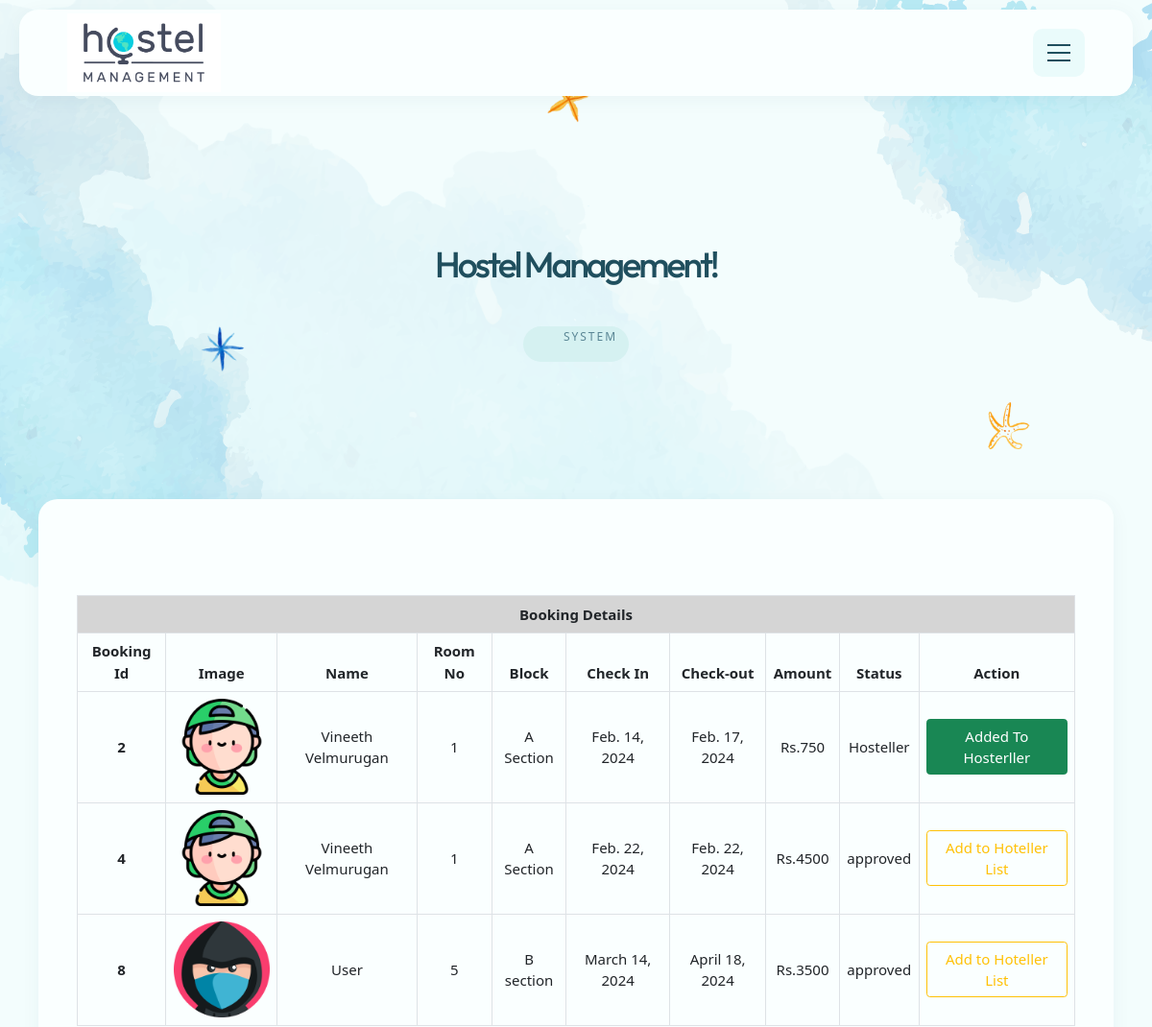
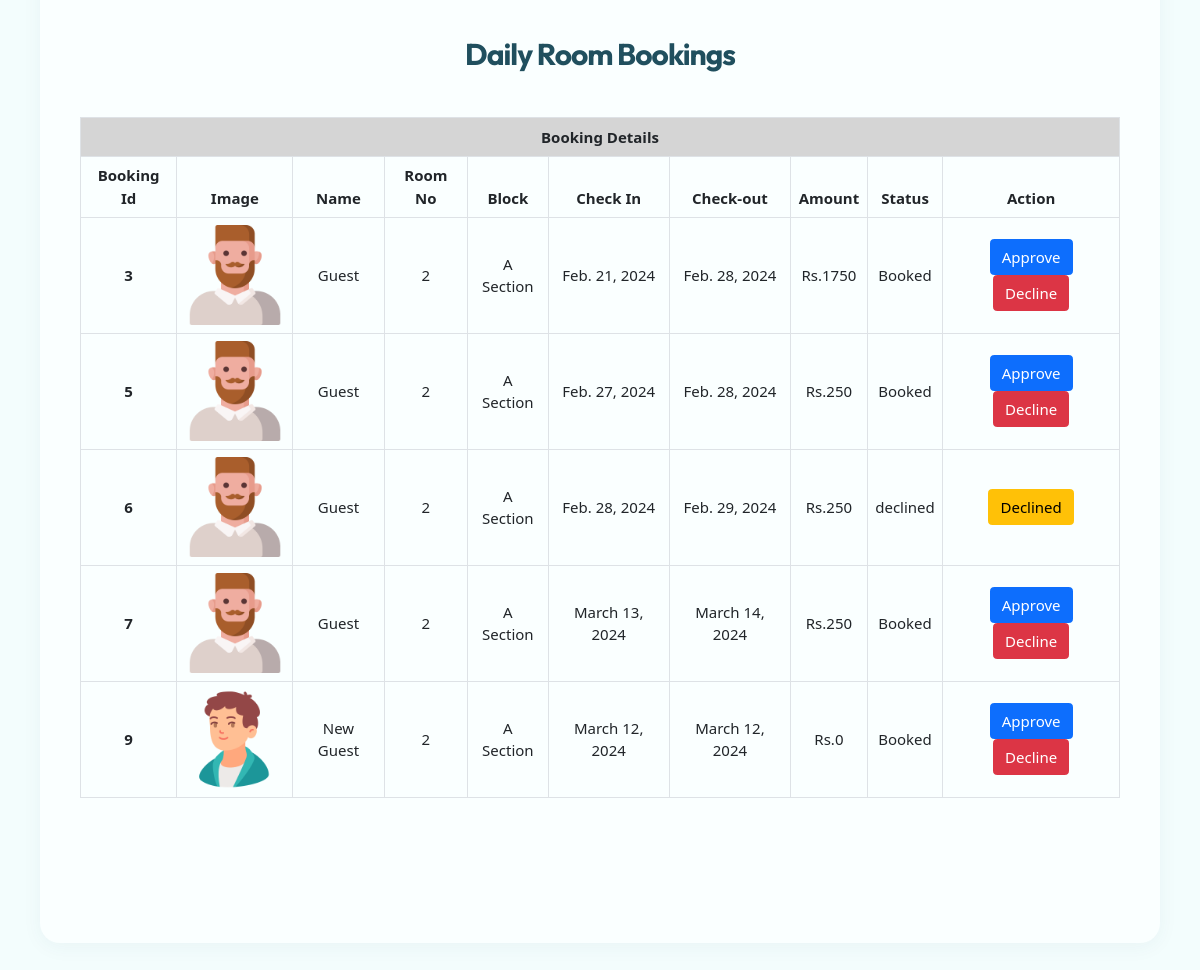
/view_booking/, run on the app's committed database (2 pictures, top to bottom).
### myapp/models.py (models this page shows)
class Room_booking(models.Model):
    check_in=models.DateField(null=True)
    check_out=models.DateField(null=True)
    adults=models.IntegerField(null=True, blank=True)
    amount=models.IntegerField(null=True, blank=True)
    date=models.DateField(auto_now_add=True, null=True, blank=True)
    status=models.CharField(max_length=100,null=True,default="Booked")
    pay_status=models.CharField(max_length=100,null=True,default="null")
    uid=models.ForeignKey(UserReg, on_delete=models.CASCADE, null=True, blank=True)
    gid=models.ForeignKey(Hosteller_reg, on_delete=models.CASCADE, null=True, blank=True)
    rid=models.ForeignKey(Rooms,on_delete=models.CASCADE, null=True, blank=True)
    type=models.CharField(max_length=100,null=True)

class UserReg(models.Model):
    name = models.CharField(max_length=100, null=True)
    email = models.EmailField(max_length=100, null=True)
    phone = models.IntegerField(null=True, blank=True)
    address = models.CharField(max_length=300, null=True)
    image = models.ImageField(null=True, upload_to="profile")
    loginid = models.ForeignKey(Login, on_delete=models.CASCADE, null=True)

class Rooms(models.Model):
    name = models.CharField(max_length=100, null=True)
    block=models.ForeignKey(Blocks, blank=True,on_delete=models.CASCADE,default=0)
    price = models.IntegerField(null=True, blank=True)
    room_no = models.CharField(max_length=300, blank=True)
    no_of_adults = models.CharField(max_length=300, blank=True)
    size = models.CharField(max_length=300, blank=True)
    image = models.FileField(upload_to='room_images/',default="image")
    image2 = models.FileField(upload_to='room_images/',default="image1")
    image3 = models.FileField(upload_to='room_images/',default="image2")
    description = models.CharField(max_length=300, null=True)
    type = models.CharField(max_length=300, null=True)

class Blocks(models.Model):
    name = models.CharField(max_length=100, null=True)
    image = models.ImageField(upload_to='block_images/')
    block_no = models.CharField(max_length=300, blank=True)
    no_of_rooms = models.IntegerField(default=0)
    description = models.CharField(max_length=300, null=True)

class Hosteller_reg(models.Model):
    name = models.CharField(max_length=100, null=True)
    email = models.EmailField(max_length=100, null=True)
    phone = models.IntegerField(null=True, blank=True)
    address = models.CharField(max_length=300, null=True)
    image = models.ImageField(null=True, upload_to="profile")
    loginid = models.ForeignKey(Login, on_delete=models.CASCADE, null=True)

### myapp/views.py (the view)
# urls.py: path('view_booking/',views.view_booking),
def view_booking(request):
    bookings = Room_booking.objects.filter(type="Daily")
    bookings2 = Room_booking.objects.filter(type="Monthly")
    return render(
        request, "Admin/view_bookings.html", {"Daily": bookings, "Monthly": bookings2}
    )

### template/Admin/view_bookings.html (shortened to what this page needs)
{% extends 'Admin/common.html' %}
{% load static %}
{% block header %}
<link href="https://cdn.jsdelivr.net/npm/bootstrap@5.0.2/dist/css/bootstrap.min.css" rel="stylesheet"
>
<div class="mil-content-pad mil-p-100-100">
    <div class="container">
        <table class="table table-bordered" id="table">
            <thead>
                <tr>
                    <th colspan="11" style="background-color: rgb(213, 213, 213);">Booking Details</th>
                </tr>
                <tr>
                    <th scope="col">Booking Id</th>
                    <th scope="col">Image</th>
                    <th scope="col">Name</th>
                    <th scope="col">Room No</th>
                    <th scope="col">Block</th>
                    <th scope="col">Check In</th>
                    <th scope="col">Check-out</th>
                    <th scope="col">Amount</th>
                    <th scope="col">Status</th>
                    <th scope="col" colspan="2">Action</th>
                </tr>
            </thead>
            <tbody>
                {% for i in Monthly %}
                <tr>
                    <th scope="row">{{i.id}}</th>
                    <td><img src="/static/media/{{i.uid.image}}" alt="" width="100px"></td>
                    <td>{{i.uid.name}}</td>
                    <td>{{i.rid.room_no}}</td>
                    <td>{{i.rid.block.name}}</td>
                    <td>{{i.check_in}}</td>
                    <td>{{i.check_out}}</td>
                    <td>Rs.{{i.amount}}</td>
                    <td>{{i.status}}</td>
                    {% if i.status == "Booked" %}
                    <td><a href="/update_bookings?bid={{i.id}}&status=approve" class="btn btn-primary">Approve</a>
                        <a href="/update_bookings?bid={{i.id}}&status=decline" class="btn btn-danger">Decline</a>
                    </td>
                    {% elif i.status == "approved" %}
                    <td>
                        <a href="/add_hosteller?bid={{i.id}}&uid={{i.uid_id}}" class="btn btn-outline-warning">Add to
                            Hoteller List</a>
                    </td>
                    {% elif i.status == "declined" %}
                    <td><a class="btn btn-warning">Declined</a></td>
                    {% elif i.status == "Hosteller" %}
                    <td><a class="btn btn-success">Added To Hosterller</a></td>
                    {% endif %}
                </tr>
                {% endfor %}
            </tbody>
        </table>
        <center>
            <br>
            <h2><b>Daily Room Bookings </b></h2>
        </center>
        <table class="table table-bordered my-5" id="table">
            <thead>
                <tr>
                    <th colspan="11" style="background-color: rgb(213, 213, 213);">Booking Details</th>
                </tr>
                <tr>
                    <th scope="col">Booking Id</th>
                    <th scope="col">Image</th>
                    <th scope="col">Name</th>
                    <th scope="col">Room No</th>
                    <th scope="col">Block</th>
                    <th scope="col">Check In</th>
                    <th scope="col">Check-out</th>
                    <th scope="col">Amount</th>
                    <th scope="col">Status</th>
                    <th scope="col" colspan="2">Action</th>
                </tr>
            </thead>
            <tbody>
                {% for i in Daily %}
                <tr>
                    <th scope="row">{{i.id}}</th>
                    <td><img src="/static/media/{{i.gid.image}}" alt="" width="100px"></td>
                    <td>{{i.gid.name}}</td>
                    <td>{{i.rid.room_no}}</td>
                    <td>{{i.rid.block.name}}</td>
                    <td>{{i.check_in}}</td>
                    <td>{{i.check_out}}</td>
                    <td>Rs.{{i.amount}}</td>
                    <td>{{i.status}}</td>
                    {% if i.status == "Booked" %}
                    <td><a href="/update_bookings?bid={{i.id}}&status=approve" class="btn btn-primary">Approve</a>
                        <a href="/update_bookings?bid={{i.id}}&status=decline" class="btn btn-danger">Decline</a>
                    </td>
                    {% elif i.status == "approved" %}
                    <td>
                        <a class="btn btn-outline-warning">Approved</a>
                    </td>
                    {% elif i.status == "declined" %}
                    <td><a class="btn btn-warning">Declined</a></td>
                    {% endif %}
                </tr>
                {% endfor %}
            </tbody>
        </table>
    </div>
</div>
{% endblock %}

### template/Admin/common.html (shortened to what this page needs)
{% load static %}
<!DOCTYPE html>
<html lang="zxx">
<head>
    <link rel="stylesheet" href="{% static 'css/plugins/bootstrap-grid.css' %}">
    <link rel="stylesheet" href="{% static 'css/plugins/swiper.min.css' %}">
    <link rel="stylesheet" href="{% static 'css/plugins/datepicker.css' %}">
    <link rel="stylesheet" href="{% static 'css/style.css' %}">
    <link rel="stylesheet" href="https://cdnjs.cloudflare.com/ajax/libs/font-awesome/4.7.0/css/font-awesome.min.css">
</head>
<body>
    <div class="mil-wrapper">
        <div class="mil-top-panel">
            <div class="container">
                <div class="mil-top-panel-content">
                    <a href="" class="mil-logo">
                        <img src="{% static 'img/ogimage1.png' %}" alt="aquarelle">
                    </a>
                    <div class="mil-menu-btn">
                        <span></span>
                    </div>
                </div>
            </div>
        </div>
        <div class="mil-banner-sm">
            <img src="{% static 'img/shapes/4.png' %}" class="mil-shape"
                style="width: 70%; top: 0; right: -35%; transform: rotate(190deg)" alt="shape">
            <img src="{% static 'img/shapes/4.png' %}" class="mil-shape"
                style="width: 70%; bottom: -12%; left: -30%; transform: rotate(40deg)" alt="shape">
            <img src="{% static 'img/shapes/4.png' %}" class="mil-shape"
                style="width: 110%; top: -5%; left: -30%; opacity: .3" alt="shape">
            <div class="container">
                <div class="mil-banner-img-4">
                    <img src="{% static 'img/shapes/1.png' %}" alt="object" class="mil-figure mil-1">
                    <img src="{% static 'img/shapes/2.png' %}" alt="object" class="mil-figure mil-2">
                    <img src="{% static 'img/shapes/3.png' %}" alt="object" class="mil-figure mil-3">
                </div>
                <div class="row align-items-center justify-content-center">
                    <div class="col-xl-6">
                        <div class="mil-banner-content-frame">
                            <div class="mil-banner-content mil-text-center">
                                <h1 class="mil-mb-40">Hostel Management!</h1>
                                <div class="mil-suptitle mil-breadcrumbs">
                                    <ul>
                                        <li><a href=""> System </a></li>
                                    </ul>
                                </div>
                            </div>
                        </div>
                    </div>
                </div>
            </div>
        </div>
        {% block header %}
        {% endblock %}
        <footer>
        </footer>
    </div>
</body>
</html>

### template/Admin/view_bookings.html (style rules this page uses)
#table { text-align: center !important; vertical-align: middle; }

### data on the page
Room_booking: id "2", uid.image (picture), uid.name "Vineeth Velmurugan", rid.room_no "1", rid.block.name "A Section", check_in "Feb. 14, 2024", check_out "Feb. 17, 2024", amount "750", status "Hosteller", shows "Added To Hosterller"
Room_booking: id "4", uid.image (picture), uid.name "Vineeth Velmurugan", rid.room_no "1", rid.block.name "A Section", check_in "Feb. 22, 2024", check_out "Feb. 22, 2024", amount "4500", status "approved"
Room_booking: id "8", uid.image (picture), uid.name "User", rid.room_no "5", rid.block.name "B section", check_in "March 14, 2024", check_out "April 18, 2024", amount "3500", status "approved"
Room_booking: id "3", gid.image (picture), gid.name "Guest", rid.room_no "2", rid.block.name "A Section", check_in "Feb. 21, 2024", check_out "Feb. 28, 2024", amount "1750", status "Booked"
Room_booking: id "5", gid.image (picture), gid.name "Guest", rid.room_no "2", rid.block.name "A Section", check_in "Feb. 27, 2024", check_out "Feb. 28, 2024", amount "250", status "Booked"
Room_booking: id "6", gid.image (picture), gid.name "Guest", rid.room_no "2", rid.block.name "A Section", check_in "Feb. 28, 2024", check_out "Feb. 29, 2024", amount "250", status "declined", shows "Declined"
Room_booking: id "7", gid.image (picture), gid.name "Guest", rid.room_no "2", rid.block.name "A Section", check_in "March 13, 2024", check_out "March 14, 2024", amount "250", status "Booked"
Room_booking: id "9", gid.image (picture), gid.name "New Guest", rid.room_no "2", rid.block.name "A Section", check_in "March 12, 2024", check_out "March 12, 2024", amount "0", status "Booked"
